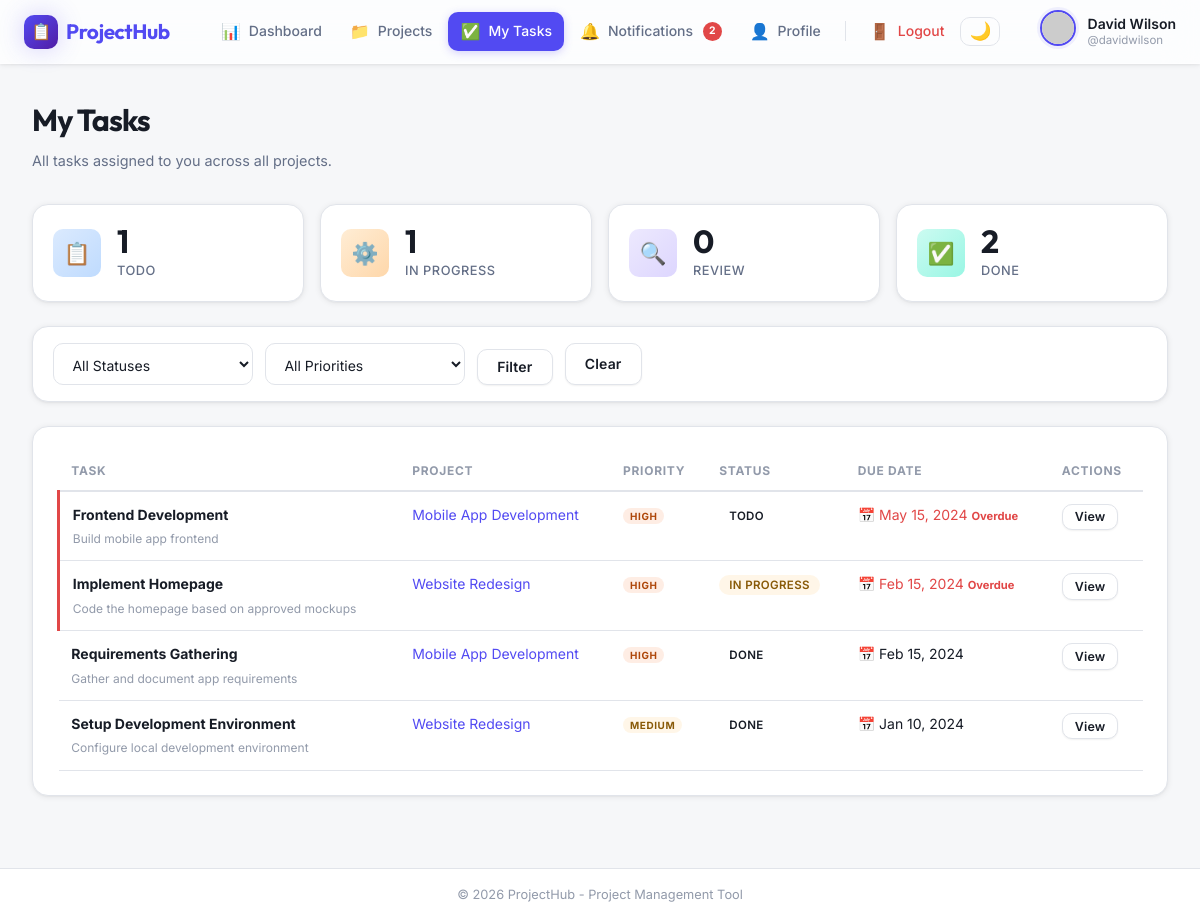
Page /my-tasks.php (signed in) on the committed database.
### tables this page shows
CREATE TABLE users (
    id INT AUTO_INCREMENT PRIMARY KEY,
    full_name VARCHAR(100) NOT NULL,
    username VARCHAR(50) NOT NULL UNIQUE,
    email VARCHAR(100) NOT NULL UNIQUE,
    password VARCHAR(255) NOT NULL,
    profile_picture VARCHAR(255) DEFAULT NULL,
    created_at TIMESTAMP DEFAULT CURRENT_TIMESTAMP,
    INDEX idx_username (username),
    INDEX idx_email (email)
);

CREATE TABLE tasks (
    id INT AUTO_INCREMENT PRIMARY KEY,
    project_id INT NOT NULL,
    created_by INT NOT NULL,
    assigned_to INT,
    title VARCHAR(200) NOT NULL,
    description TEXT,
    priority ENUM('Low', 'Medium', 'High', 'Urgent') DEFAULT 'Medium',
    status ENUM('Todo', 'In Progress', 'Review', 'Done') DEFAULT 'Todo',
    due_date DATE,
    created_at TIMESTAMP DEFAULT CURRENT_TIMESTAMP,
    updated_at TIMESTAMP DEFAULT CURRENT_TIMESTAMP ON UPDATE CURRENT_TIMESTAMP,
    FOREIGN KEY (project_id) REFERENCES projects(id) ON DELETE CASCADE,
    FOREIGN KEY (created_by) REFERENCES users(id) ON DELETE CASCADE,
    FOREIGN KEY (assigned_to) REFERENCES users(id) ON DELETE SET NULL,
    INDEX idx_project (project_id),
    INDEX idx_assigned (assigned_to),
    INDEX idx_status (status),
    INDEX idx_priority (priority)
);

CREATE TABLE projects (
    id INT AUTO_INCREMENT PRIMARY KEY,
    owner_id INT NOT NULL,
    name VARCHAR(100) NOT NULL,
    description TEXT,
    start_date DATE,
    due_date DATE,
    status ENUM('Planning', 'In Progress', 'On Hold', 'Completed') DEFAULT 'Planning',
    created_at TIMESTAMP DEFAULT CURRENT_TIMESTAMP,
    updated_at TIMESTAMP DEFAULT CURRENT_TIMESTAMP ON UPDATE CURRENT_TIMESTAMP,
    FOREIGN KEY (owner_id) REFERENCES users(id) ON DELETE CASCADE,
    INDEX idx_owner (owner_id),
    INDEX idx_status (status)
);

### includes/functions.php (called while the page is built, shortened)
<?php
function isLoggedIn() {
    return isset($_SESSION['user_id']);
}
function getCurrentUserId() {
    return $_SESSION['user_id'] ?? null;
}
function getCurrentUser() {
    global $pdo;
    $stmt = $pdo->prepare("SELECT id, full_name, username, email, profile_picture, created_at FROM users WHERE id = ?");
    $stmt->execute([getCurrentUserId()]);
    return $stmt->fetch();
}
function getUnreadNotificationCount($user_id = null) {
    global $pdo;
    $user_id = $user_id ?? getCurrentUserId();
    $stmt = $pdo->prepare("SELECT COUNT(*) as count FROM notifications WHERE user_id = ? AND is_read = FALSE");
    $stmt->execute([$user_id]);
    $result = $stmt->fetch();
    return $result['count'] ?? 0;
}
function formatDate($date, $format = 'M d, Y') {
    return date($format, strtotime($date));
}
function getDefaultProfilePicture($gender = 'male') {
    return 'https://ui-avatars.com/api/?name=User&background=random&size=128';
}
function getProfilePictureUrl($user) {
    return getDefaultProfilePicture();
}

### my-tasks.php (the view, shortened to what this page needs)
<?php
require_once __DIR__ . '/includes/auth.php';
require_once __DIR__ . '/includes/header.php';
require_once __DIR__ . '/includes/navbar.php';
$current_user_id = getCurrentUserId();
$query = "
    SELECT t.*,
           p.name as project_name,
           p.id as project_id,
           u.full_name as created_by_name
    FROM tasks t
    JOIN projects p ON t.project_id = p.id
    JOIN users u ON t.created_by = u.id
    WHERE t.assigned_to = ?
";
$params = [$current_user_id];
$query .= " ORDER BY FIELD(t.status,'Todo','In Progress','Review','Done'), FIELD(t.priority,'Urgent','High','Medium','Low'), t.due_date ASC";
$stmt = $pdo->prepare($query);
$stmt->execute($params);
$my_tasks = $stmt->fetchAll();
$stmt2 = $pdo->prepare("SELECT status, COUNT(*) as count FROM tasks WHERE assigned_to = ? GROUP BY status");
$stmt2->execute([$current_user_id]);
$status_counts = [];
foreach ($stmt2->fetchAll() as $row) {
    $status_counts[$row['status']] = $row['count'];
}
?>
<main class="main-content">
    <div class="container">
        <div class="page-header">
            <div class="page-title">
                <h1>My Tasks</h1>
                <p>All tasks assigned to you across all projects.</p>
            </div>
        </div>
        <div class="stats-grid" style="grid-template-columns:repeat(4,1fr);margin-bottom:1.5rem">
            <?php
            $statuses = [
                'Todo'        => ['icon'=>'📋','class'=>'stat-icon-blue'],
                'In Progress' => ['icon'=>'⚙️','class'=>'stat-icon-orange'],
                'Review'      => ['icon'=>'🔍','class'=>'stat-icon-purple'],
                'Done'        => ['icon'=>'✅','class'=>'stat-icon-teal'],
            ];
            foreach ($statuses as $s => $meta):
            ?>
            <div class="stat-card">
                <div class="stat-icon <?php echo $meta['class']; ?>"><?php echo $meta['icon']; ?></div>
                <div class="stat-content">
                    <h3><?php echo $status_counts[$s] ?? 0; ?></h3>
                    <p><?php echo $s; ?></p>
                </div>
            </div>
            <?php endforeach; ?>
        </div>
        <div class="filter-bar">
            <form method="GET" class="filter-form">
                <div class="form-group">
                    <select name="status">
                        <option value="">All Statuses</option>
                    </select>
                </div>
                <div class="form-group">
                    <select name="priority">
                        <option value="">All Priorities</option>
                    </select>
                </div>
                <button type="submit" class="btn btn-secondary">Filter</button>
                <a href="my-tasks.php" class="btn btn-secondary">Clear</a>
            </form>
        </div>
        <?php if (empty($my_tasks)): ?>
        <div class="empty-state">
            <div class="empty-state-icon">📋</div>
            <p>No tasks assigned to you yet.</p>
        </div>
        <?php else: ?>
        <div class="dashboard-section">
            <table class="tasks-table">
                <thead>
                    <tr>
                        <th>Task</th>
                        <th>Project</th>
                        <th>Priority</th>
                        <th>Status</th>
                        <th>Due Date</th>
                        <th>Actions</th>
                    </tr>
                </thead>
                <tbody>
                    <?php foreach ($my_tasks as $task):
                        $is_overdue = $task['due_date'] && $task['status'] !== 'Done' && strtotime($task['due_date']) < strtotime(date('Y-m-d'));
                        $priority_class = 'priority-' . strtolower($task['priority']);
                    ?>
                    <tr class="<?php echo $is_overdue ? 'overdue-row' : ''; ?>">
                        <td>
                            <strong><?php echo htmlspecialchars($task['title']); ?></strong>
                            <?php if ($task['description']): ?>
                            <p style="font-size:.75rem;color:var(--text-muted);margin-top:.2rem"><?php echo htmlspecialchars(substr($task['description'],0,80)); ?><?php echo strlen($task['description'])>80?'...':''; ?></p>
                            <?php endif; ?>
                        </td>
                        <td>
                            <a href="project.php?id=<?php echo $task['project_id']; ?>"><?php echo htmlspecialchars($task['project_name']); ?></a>
                        </td>
                        <td><span class="task-priority <?php echo $priority_class; ?>"><?php echo htmlspecialchars($task['priority']); ?></span></td>
                        <td>
                            <span class="status-badge status-<?php echo strtolower(str_replace(' ','-',$task['status'])); ?>">
                                <?php echo htmlspecialchars($task['status']); ?>
                            </span>
                        </td>
                        <td class="<?php echo $is_overdue ? 'text-danger' : ''; ?>">
                            <?php echo $task['due_date'] ? '📅 ' . formatDate($task['due_date']) : '<span style="color:var(--text-muted)">—</span>'; ?>
                            <?php if ($is_overdue): ?><span style="font-size:.7rem;color:var(--danger);font-weight:700"> Overdue</span><?php endif; ?>
                        </td>
                        <td>
                            <button class="btn btn-sm btn-secondary" onclick="openTaskModal(<?php echo $task['id']; ?>)">
                                View
                            </button>
                        </td>
                    </tr>
                    <?php endforeach; ?>
                </tbody>
            </table>
        </div>
        <?php endif; ?>
    </div>
</main>
<?php require_once __DIR__ . '/includes/footer.php'; ?>

### includes/navbar.php (shortened to what this page needs)
<?php
$current_user  = getCurrentUser();
$unread_count  = getUnreadNotificationCount();
$current_page  = basename($_SERVER['PHP_SELF']);
function nav_active(string $page): string {
    global $current_page;
    return $current_page === $page ? 'active' : '';
}
?>
<nav class="navbar" role="navigation" aria-label="Main navigation">
    <div class="navbar-container">
        <div class="navbar-brand">
            <a href="dashboard.php" aria-label="ProjectHub home">
                <span class="logo-icon">📋</span>
                <span class="logo-text">ProjectHub</span>
            </a>
        </div>
        <ul class="navbar-nav" id="navbarNav" role="list">
            <li class="nav-item">
                <a href="dashboard.php"
                   class="nav-link <?php echo nav_active('dashboard.php'); ?>"
                   id="nav-dashboard">
                    <span class="nav-icon">📊</span>
                    <span>Dashboard</span>
                </a>
            </li>
            <li class="nav-item">
                <a href="projects.php"
                   class="nav-link <?php echo nav_active('projects.php'); ?>"
                   id="nav-projects">
                    <span class="nav-icon">📁</span>
                    <span>Projects</span>
                </a>
            </li>
            <li class="nav-item">
                <a href="my-tasks.php"
                   class="nav-link <?php echo nav_active('my-tasks.php'); ?>"
                   id="nav-my-tasks">
                    <span class="nav-icon">✅</span>
                    <span>My Tasks</span>
                </a>
            </li>
            <li class="nav-item">
                <a href="notifications.php"
                   class="nav-link <?php echo nav_active('notifications.php'); ?>"
                   id="nav-notifications">
                    <span class="nav-icon">🔔</span>
                    <span>Notifications</span>
                    <?php if ($unread_count > 0): ?>
                        <span class="notification-badge" aria-label="<?php echo $unread_count; ?> unread">
                            <?php echo $unread_count; ?>
                        </span>
                    <?php endif; ?>
                </a>
            </li>
            <li class="nav-item">
                <a href="profile.php"
                   class="nav-link <?php echo nav_active('profile.php'); ?>"
                   id="nav-profile">
                    <span class="nav-icon">👤</span>
                    <span>Profile</span>
                </a>
            </li>
            <li class="nav-item">
                <a href="logout.php" class="nav-link nav-logout" id="nav-logout">
                    <span class="nav-icon">🚪</span>
                    <span>Logout</span>
                </a>
            </li>
            <li class="nav-item">
                <button class="theme-toggle" id="themeToggle" aria-label="Toggle dark mode" title="Toggle dark mode">🌙</button>
            </li>
        </ul>
        <div class="navbar-user" aria-label="User info">
            <div class="user-avatar">
                <img src="<?php echo getProfilePictureUrl($current_user); ?>"
                     alt="<?php echo htmlspecialchars($current_user['full_name']); ?>">
            </div>
            <div class="user-info">
                <span class="user-name"><?php echo htmlspecialchars($current_user['full_name']); ?></span>
                <span class="user-username">@<?php echo htmlspecialchars($current_user['username']); ?></span>
            </div>
        </div>
    </div>
</nav>

### my-tasks.php (style rules this page uses)
.tasks-table { width: 100%; border-collapse: collapse; }
.tasks-table th { text-align: left; padding: .6rem .8rem; font-size: .75rem; text-transform: uppercase; letter-spacing: .06em; color: var(--text-muted); border-bottom: 2px solid var(--border); }
.tasks-table td { padding: .75rem .8rem; font-size: .875rem; border-bottom: 1px solid var(--border); vertical-align: top; }
.overdue-row td:first-child { border-left: 3px solid var(--danger); }
.text-danger { color: var(--danger); }

### rows in the picture
users: full_name "David Wilson", username "davidwilson"
tasks: title "Frontend Development", description "Build mobile app frontend", project.name "Mobile App Development", priority "HIGH", status "TODO", due_date "May 15, 2024", shows "Overdue"
tasks: title "Implement Homepage", description "Code the homepage based on approved mockups", project.name "Website Redesign", priority "HIGH", status "IN PROGRESS", due_date "Feb 15, 2024", shows "Overdue"
tasks: title "Requirements Gathering", description "Gather and document app requirements", project.name "Mobile App Development", priority "HIGH", status "DONE", due_date "Feb 15, 2024"
tasks: title "Setup Development Environment", description "Configure local development environment", project.name "Website Redesign", priority "MEDIUM", status "DONE", due_date "Jan 10, 2024"

### other values in the picture
$unread_count "2"
$meta['icon'] "📋"
$status_counts[$s] "1"
$s "TODO"
$meta['icon'] "⚙️"
$s "IN PROGRESS"
$meta['icon'] "🔍"
$status_counts[$s] "0"
$s "REVIEW"
$meta['icon'] "✅"
$status_counts[$s] "2"
$s "DONE"
